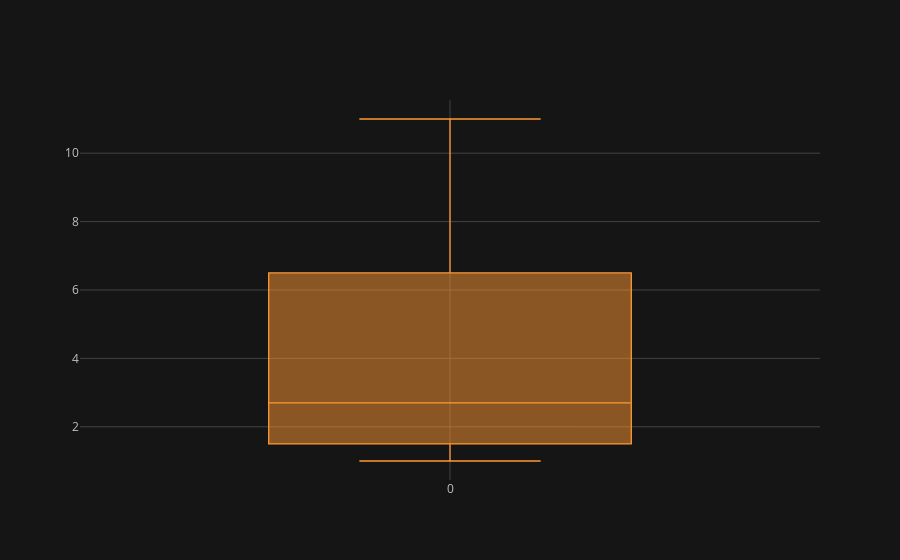

The notebook cell saved with this chart:
### Code cell
df1.iplot(kind='box')

### Figure 1 — Plotly figure (JSON) as saved in the notebook; plotly's stock layout.template omitted (floating-point values rounded to 4 significant figures)
{"data": [{"boxpoints": false, "line": {"width": 1.3}, "marker": {"color": "rgba(255, 153, 51, 1.0)"}, "name": "0", "orientation": "v", "type": "box", "y": [1, 2, 1, 2.4, 5, 8, 10, 11, 2, 1, 3, 4]}], "layout": {"legend": {"bgcolor": "#151516", "font": {"color": "#D9D9D9"}}, "paper_bgcolor": "#151516", "plot_bgcolor": "#151516", "title": {"font": {"color": "#D9D9D9"}}, "xaxis": {"gridcolor": "#434343", "showgrid": true, "tickfont": {"color": "#C2C2C2"}, "title": {"font": {"color": "#D9D9D9"}, "text": ""}, "zerolinecolor": "#666570"}, "yaxis": {"gridcolor": "#434343", "showgrid": true, "tickfont": {"color": "#C2C2C2"}, "title": {"font": {"color": "#D9D9D9"}, "text": ""}, "zerolinecolor": "#666570"}}}
